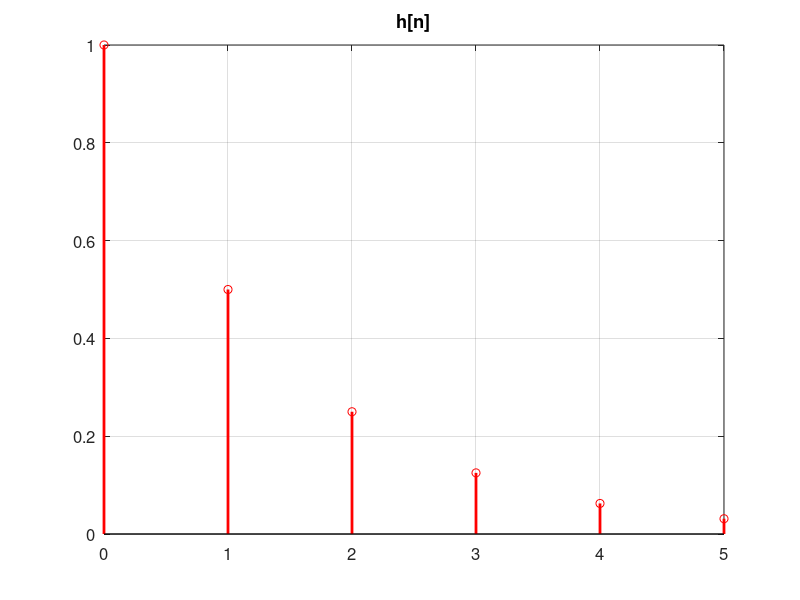
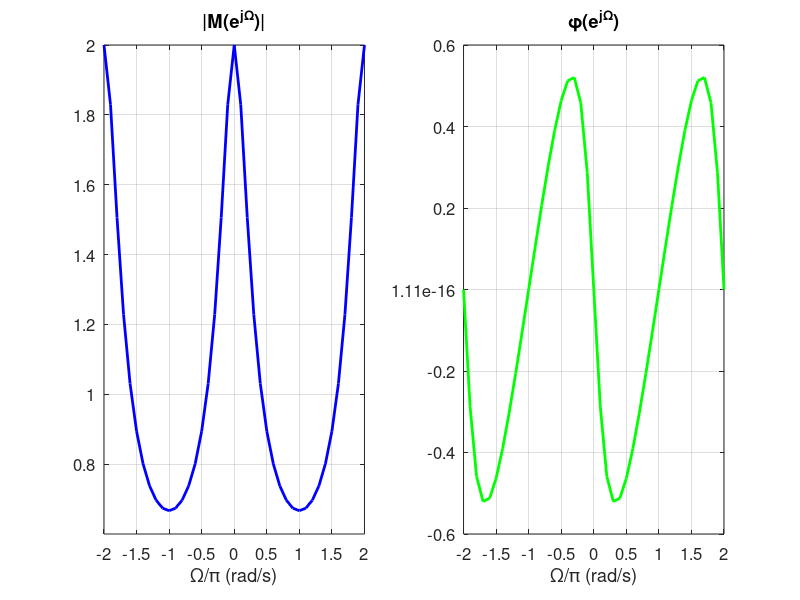
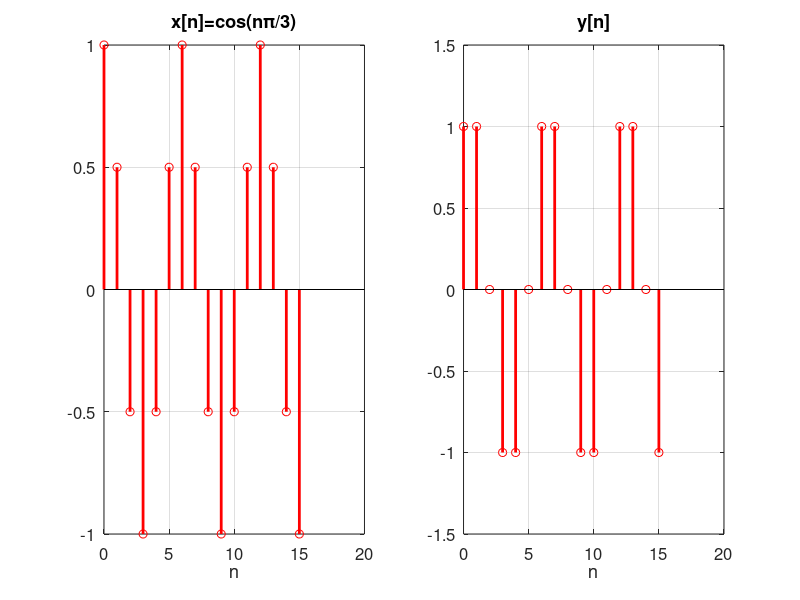
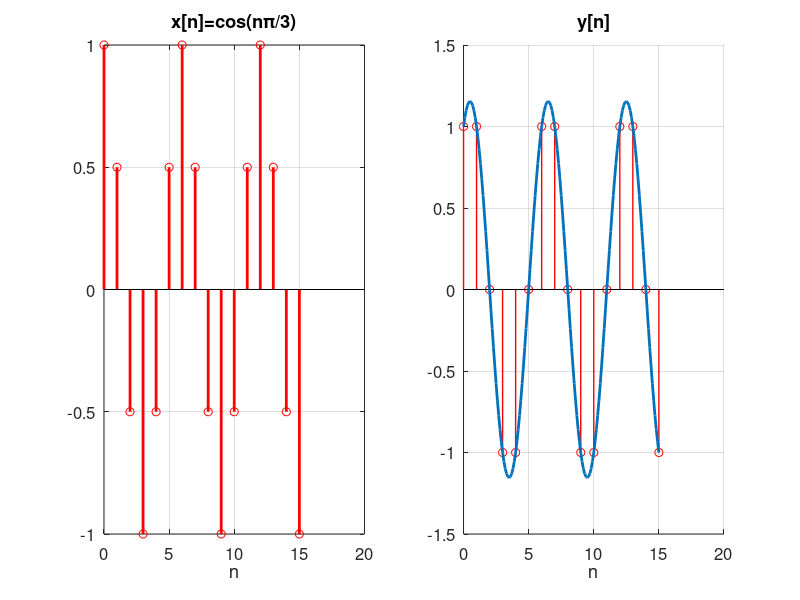

These charts were generated, in order, by the following MATLAB code:
% file = e7_12_lowpass.m, frequency response of lowpass (geometric) filter
%  for anim PA 
clear; close all; set(0,'defaultAxesFontSize',12);
n5 = [0:5]; n15=[0:15]; n150=[0:0.1:15];
h = (1/2).^n5   % print out and plot a few values of impulse response
figure, stem(n5, h, 'r', 'LineWidth',2), title('h[n]'), grid on
W = [0,pi/10, pi/4, pi/3, pi/2, 3*pi/4, pi] % a few frequencies for transfer function
H = exp(j*W)./(exp(j*W)-0.5)
M = abs(H), Theta_rad = angle(H), Theta_deg = rad2deg(Theta_rad)

w=[-2*pi:0.1*pi:2*pi];   % w=[0:0.05*pi:pi];  %frequency ranges (rad/s) for spectra plots
Hplot = exp(j*w)./(exp(j*w) -0.5);
figure('position',[50 50 700 170]), % spectra plots
 subplot(1,2,1), plot(w/pi,abs(Hplot),'b','LineWidth',2),grid on,   % magnitude plot
  title('|M(e^{j\Omega})|'),xlabel('\Omega/\pi (rad/s)'),yticks([0.6:0.2:2]),xticks([-2:0.5:2]),  
 subplot(1,2,2), plot(w/pi,angle(Hplot),'g','LineWidth',2),grid on,  % phase plot
  title('\phi(e^{j\Omega})'),xlabel('\Omega/\pi (rad/s)'),yticks([-0.6:0.2:0.6]),xticks([-2:0.5:2])
  
x3 = cos(pi/3*n15); y3 = abs(H(4))*cos(pi/3*n15 + angle(H(4)));
yt3 =abs(H(4))*cos(pi/3*n150 + angle(H(4)));       % continuous time equivalent of y3
%y = H(4)* x; is the correct value, but can't easily stem-plot the phase shift 

figure('position',[100 100 700 170]), %input and output stem plots for x[n]=cos(pi/3*n)
 subplot(1,2,1),stem(n15,x3,'r','LineWidth',2),grid on,title('x[n]=cos(n\pi/3)'),xlabel('n')  
 subplot(1,2,2),stem(n15,y3,'r','LineWidth',2),grid on,title('y[n]'), xlabel('n')
 
figure('position',[100 100 700 170]), % stem and continuous plots for x[n]=cos(pi/3*n),
 subplot(1,2,1),stem(n15,x3,'r','LineWidth',2),grid on,title('x[n]=cos(n\pi/3)'),xlabel('n')  
 subplot(1,2,2),hold on,
   stem(n15,y3,'r','LineWidth',1),grid on,title('y[n]'), xlabel('n'),
   plot(n150,yt3,'LineWidth',2), hold off

x10 = cos(pi/10*n15); y10 = abs(H(2))*cos(pi/10*n15 + angle(H(2)));
figure('position',[200 200 700 170]), %input and output stem plots for x[n]=cos(pi/10*n)
 subplot(1,2,1),stem(n15,x10,'r','LineWidth',2),grid on,title('x[n]=cos(n\pi/10)'),xlabel('n')  
 subplot(1,2,2),stem(n15,y10,'r','LineWidth',2),grid on,title('y[n]'), xlabel('n'), hold off
